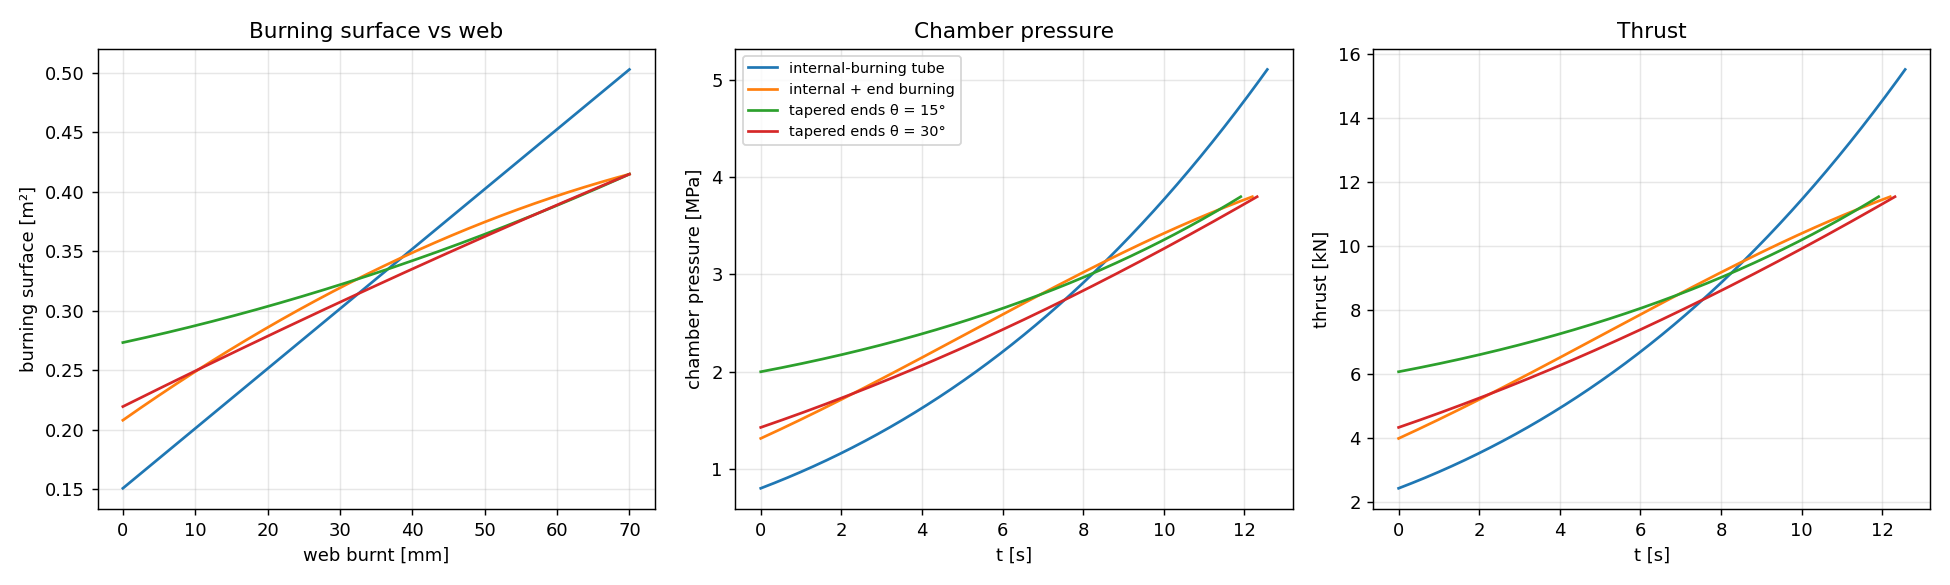

Source code (Python):
"""Internal ballistics of a solid rocket motor with tubular grains: burning-surface evolution,
chamber pressure and thrust history, and the neutrality of the thrust profile.

Grain geometries (all cylindrical, outer radius Ro, length L, inhibited where stated):
  * internal-burning tube           — burns radially outward only
  * internal + end burning          — radial + both ends (regressive ends, progressive bore)
  * tapered-end tube (angle θ)      — bore with conical ends; the taper shifts the balance

Pressure from the steady mass balance  m_dot_gen = m_dot_nozzle:
    rho_p * Ab * r = Pc * At / c*,   with r = a * Pc^n   (Saint-Robert law)
  =>  Pc = (rho_p * a * c* * Ab / At) ** (1 / (1 - n))
Thrust  F = CF * Pc * At.

Follow-up in Python of my 4th-year project (HIAST, 2024), which did this in MATLAB.
"""
import numpy as np, matplotlib
matplotlib.use("Agg")
import matplotlib.pyplot as plt

# propellant (APCP-like) and motor
rho_p, a, n, cstar, CF = 1750.0, 3.3e-5, 0.35, 1550.0, 1.55   # r = a·Pc^n with Pc in Pa, r in m/s
Ro, L, At = 0.10, 0.80, np.pi * 0.025**2                      # grain outer radius, length, throat area [m, m, m²]
Ri0 = 0.03                                                    # initial bore radius

def burn_surface(geom, w, theta=0.0):
    """Burning surface Ab(w) for regressed web w [m]. Returns 0 once burnt out."""
    Ri = Ri0 + w
    if Ri >= Ro: return 0.0
    if geom == "internal":
        return 2 * np.pi * Ri * L
    if geom == "internal_end":
        Leff = L - 2 * w
        return 2 * np.pi * Ri * Leff + 2 * np.pi * (Ro**2 - Ri**2) if Leff > 0 else 0.0
    if geom == "tapered":                                     # conical ends of half-angle theta, burning normal to the surface
        Leff = L - 2 * w
        cone_len = (Ro - Ri) / np.tan(theta) if theta > 0 else 0.0
        cone_len = min(cone_len, Leff / 2)
        slant = cone_len / np.cos(theta)
        r_top = Ri + cone_len * np.tan(theta)
        A_cone = 2 * np.pi * (Ri + r_top) / 2 * slant
        return 2 * np.pi * Ri * max(Leff - 2 * cone_len, 0) + 2 * A_cone
    raise ValueError

def simulate(geom, theta=0.0, dt=1e-3):
    w, t, hist = 0.0, 0.0, []
    while True:
        Ab = burn_surface(geom, w, theta)
        if Ab <= 0: break
        Pc = (rho_p * a * cstar * Ab / At) ** (1 / (1 - n))
        r = a * Pc**n
        hist.append((t, w, Ab, Pc, CF * Pc * At))
        w += r * dt; t += dt
    return np.array(hist)

cases = {"internal-burning tube": simulate("internal"),
         "internal + end burning": simulate("internal_end"),
         "tapered ends θ = 15°": simulate("tapered", np.deg2rad(15)),
         "tapered ends θ = 30°": simulate("tapered", np.deg2rad(30))}

print(f"{'grain':26s} {'burn time':>9s} {'Pc max':>8s} {'Pc mean':>8s} {'neutrality N':>13s} {'total impulse':>14s}")
for name, h in cases.items():
    t, w, Ab, Pc, F = h.T
    N = (Ab.max() - Ab.min()) / Ab.mean()              # neutrality coefficient: 0 = perfectly neutral
    I = np.trapezoid(F, t)
    print(f"{name:26s} {t[-1]:8.2f} s {Pc.max()/1e6:7.2f} MPa {Pc.mean()/1e6:7.2f} MPa {N:13.3f} {I/1e3:11.1f} kN·s")

fig, ax = plt.subplots(1, 3, figsize=(15, 4.5))
for name, h in cases.items():
    t, w, Ab, Pc, F = h.T
    ax[0].plot(w * 1e3, Ab, label=name); ax[1].plot(t, Pc / 1e6, label=name); ax[2].plot(t, F / 1e3, label=name)
ax[0].set_xlabel("web burnt [mm]"); ax[0].set_ylabel("burning surface [m²]"); ax[0].set_title("Burning surface vs web")
ax[1].set_xlabel("t [s]"); ax[1].set_ylabel("chamber pressure [MPa]"); ax[1].set_title("Chamber pressure"); ax[1].legend(fontsize=8)
ax[2].set_xlabel("t [s]"); ax[2].set_ylabel("thrust [kN]"); ax[2].set_title("Thrust")
for a_ in ax: a_.grid(alpha=.3)
plt.tight_layout(); plt.savefig("figures/burnback.png", dpi=130)

# sweep: neutrality vs L/D and taper angle
LDs = np.linspace(2, 8, 13); thetas = np.deg2rad(np.linspace(5, 45, 9)); Nmap = np.zeros((len(thetas), len(LDs)))
L0 = L
for i, th in enumerate(thetas):
    for j, ld in enumerate(LDs):
        L = ld * 2 * Ro; h = simulate("tapered", th, dt=2e-3); Ab = h[:, 2]; Nmap[i, j] = (Ab.max() - Ab.min()) / Ab.mean()
L = L0
plt.figure(figsize=(6.5, 4.5)); cs = plt.contourf(LDs, np.rad2deg(thetas), Nmap, levels=15, cmap="viridis"); plt.colorbar(cs, label="neutrality coefficient N")
plt.xlabel("L/D"); plt.ylabel("taper half-angle θ [°]"); plt.title("Neutrality of tapered-end grains"); plt.tight_layout(); plt.savefig("figures/neutrality_map.png", dpi=130)
